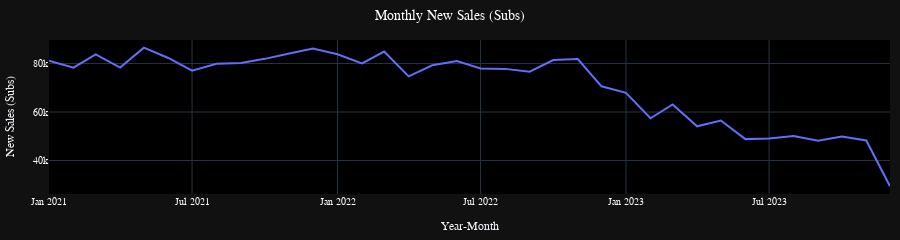

Notebook code cell kept with this figure:
### Code cell
line_plot(df_sales['year_month'], df_sales['total'], 'Monthly New Sales (Subs)', 'Year-Month', 'New Sales (Subs)')
# จำนวนการขายใหม่ต่อเดือน

### Figure 1 — Plotly figure (JSON) as saved in the notebook; plotly's stock layout.template omitted (floating-point values rounded to 4 significant figures)
{"data": [{"hovertemplate": "x=%{x}<br>y=%{y}<extra></extra>", "legendgroup": "", "line": {"color": "#636efa", "dash": "solid"}, "marker": {"symbol": "circle"}, "mode": "lines", "name": "", "orientation": "v", "showlegend": false, "type": "scatter", "x": ["2021-01", "2021-02", "2021-03", "2021-04", "2021-05", "2021-06", "2021-07", "2021-08", "2021-09", "2021-10", "2021-11", "2021-12", "2022-01", "2022-02", "2022-03", "2022-04", "2022-05", "2022-06", "2022-07", "2022-08", "2022-09", "2022-10", "2022-11", "2022-12", "2023-01", "2023-02", "2023-03", "2023-04", "2023-05", "2023-06", "2023-07", "2023-08", "2023-09", "2023-10", "2023-11", "2023-12"], "xaxis": "x", "y": [81159, 78281, 83784, 78353, 86540, 82305, 77094, 79908, 80264, 81935, 84120, 86197, 83814, 80034, 84954, 74706, 79305, 81056, 77979, 77802, 76668, 81474, 81875, 70595, 67923, 57429, 63111, 54092, 56489, 48819, 49094, 50118, 48142, 49888, 48267, 29349], "yaxis": "y"}], "layout": {"autosize": false, "font": {"family": "Courier New, monospace", "size": 10}, "height": 200, "legend": {"font": {"color": "#FFFFFF"}, "orientation": "h", "tracegroupgap": 0, "x": 0.1, "y": 1.1}, "margin": {"b": 40, "l": 10, "r": 10, "t": 40}, "plot_bgcolor": "rgb(0, 0, 0)", "title": {"font": {"color": "#FFFFFF", "size": 14}, "text": "Monthly New Sales (Subs)", "x": 0.5}, "width": 900, "xaxis": {"anchor": "y", "domain": [0, 1], "tickfont": {"color": "#FFFFFF", "size": 10}, "title": {"text": "Year-Month"}}, "yaxis": {"anchor": "x", "domain": [0, 1], "tickfont": {"color": "#FFFFFF", "size": 10}, "title": {"text": "New Sales (Subs)"}}}}
